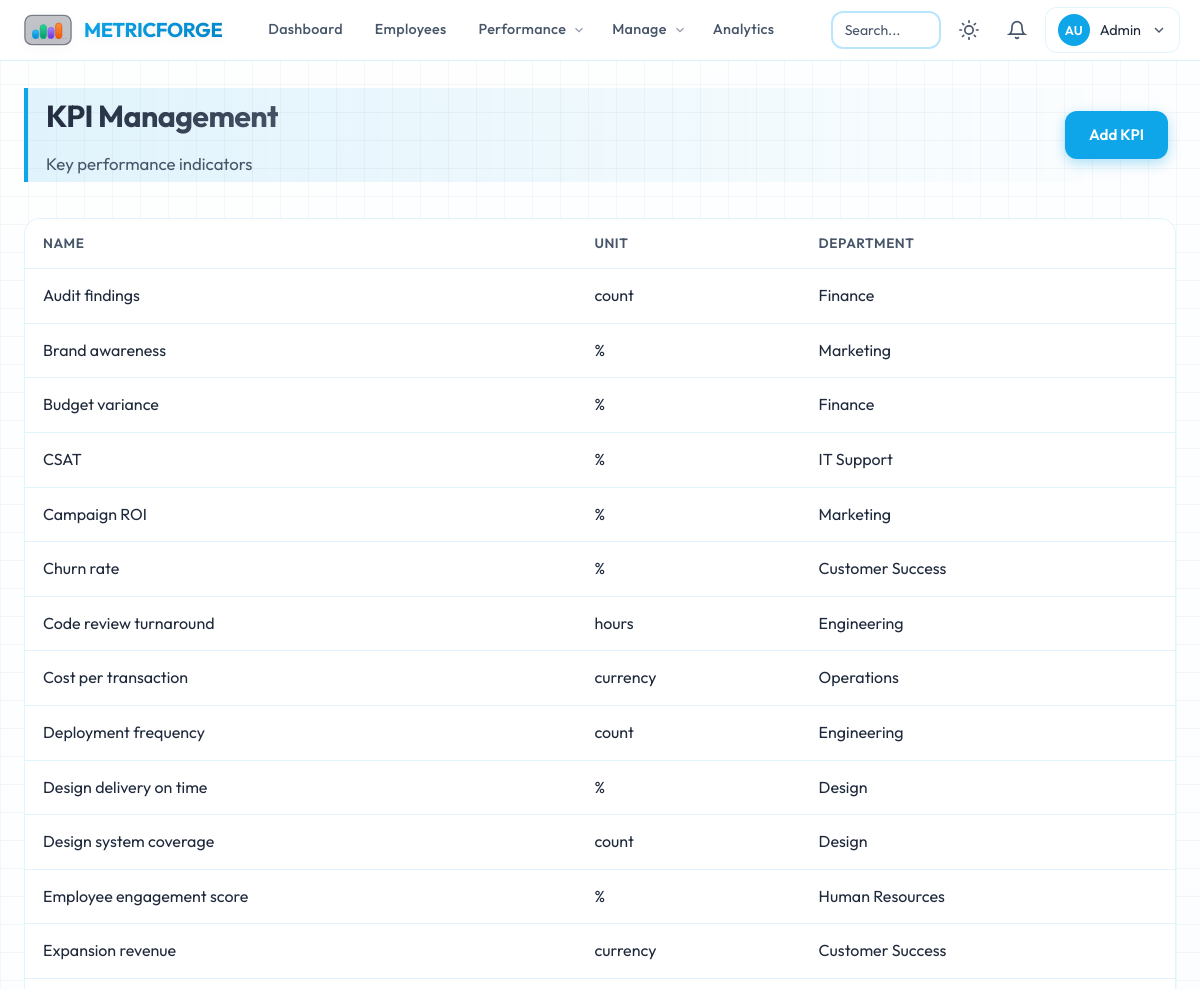
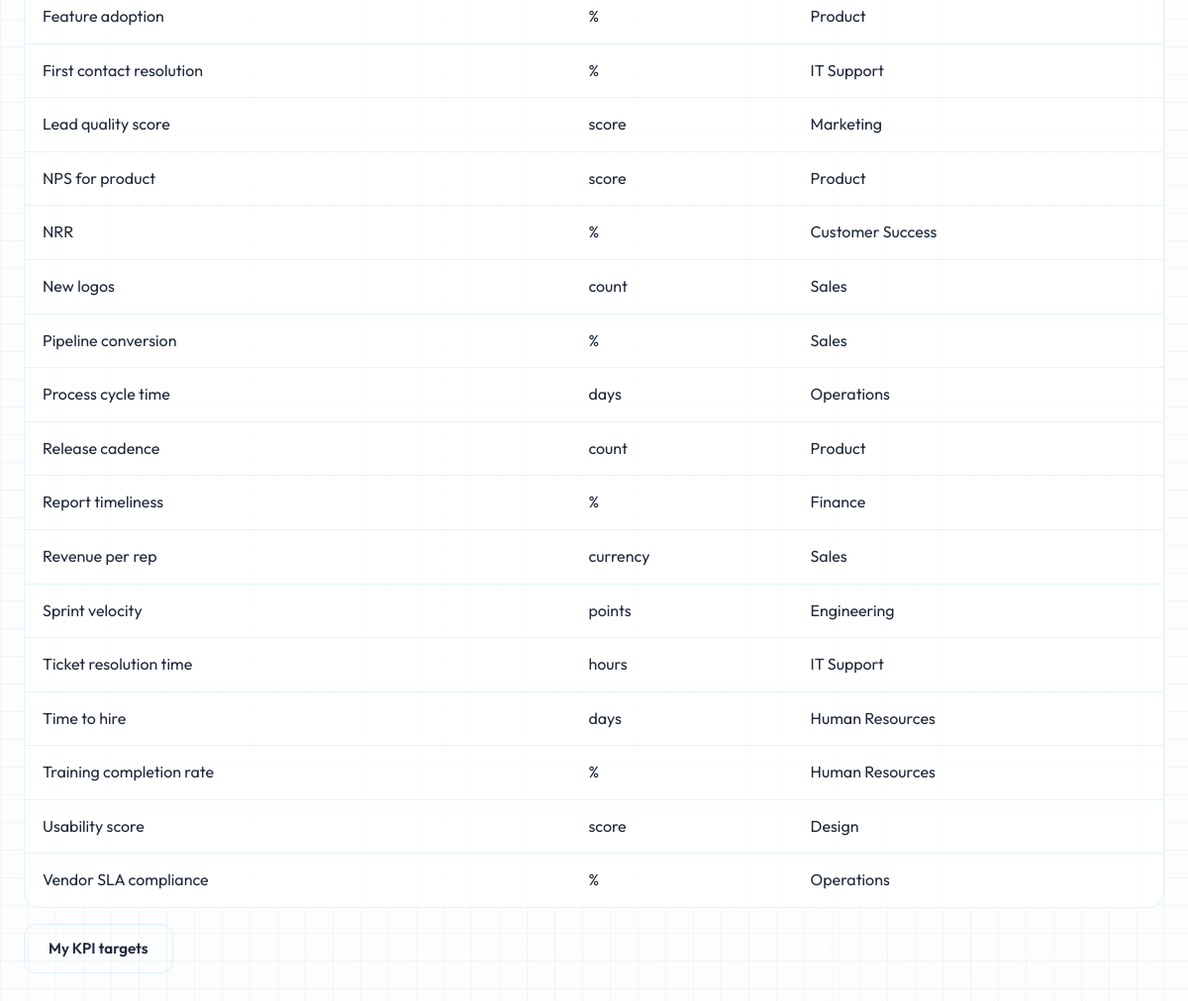
The page /kpi/ (signed in) on the database its author committed (2 pictures, top to bottom).
### app/models/user.py (models this page shows, shortened)
class User(UserMixin, db.Model):
    __tablename__ = "users"
    id = db.Column(db.Integer, primary_key=True)
    email = db.Column(db.String(120), unique=True, nullable=False, index=True)
    username = db.Column(db.String(80), unique=True, nullable=False, index=True)
    password_hash = db.Column(db.String(256), nullable=False)
    first_name = db.Column(db.String(80), nullable=False)
    last_name = db.Column(db.String(80), nullable=False)
    avatar_url = db.Column(db.String(256), nullable=True)
    role = db.Column(db.String(20), nullable=False, default=Role.EMPLOYEE)
    department_id = db.Column(db.Integer, db.ForeignKey("departments.id"), nullable=True)
    manager_id = db.Column(db.Integer, db.ForeignKey("users.id"), nullable=True)
    job_title = db.Column(db.String(120), nullable=True)
    phone = db.Column(db.String(24), nullable=True)
    is_active = db.Column(db.Boolean, default=True, nullable=False)
    created_at = db.Column(db.DateTime, default=datetime.utcnow)
    updated_at = db.Column(db.DateTime, default=datetime.utcnow, onupdate=datetime.utcnow)
    last_login = db.Column(db.DateTime, nullable=True)
    department = db.relationship("Department", foreign_keys=[department_id], backref=db.backref("members", lazy="dynamic"))
    manager = db.relationship("User", remote_side=[id], backref=db.backref("direct_reports", lazy="dynamic"))
    def is_admin(self):
        return self.role == Role.ADMIN
    def is_manager(self):
        return self.role in (Role.ADMIN, Role.MANAGER)

### app/models/kpi.py (models this page shows)
class KPI(db.Model):
    __tablename__ = "kpis"
    id = db.Column(db.Integer, primary_key=True)
    name = db.Column(db.String(120), nullable=False)
    description = db.Column(db.Text, nullable=True)
    unit = db.Column(db.String(40), nullable=True)  # %, count, currency
    department_id = db.Column(db.Integer, db.ForeignKey("departments.id"), nullable=True)
    created_at = db.Column(db.DateTime, default=datetime.utcnow)
    department = db.relationship("Department", backref=db.backref("kpis", lazy="dynamic"))
    targets = db.relationship("KPITarget", backref="kpi", lazy="dynamic", cascade="all, delete-orphan")

### app/models/department.py (models this page shows, shortened)
class Department(db.Model):
    __tablename__ = "departments"
    id = db.Column(db.Integer, primary_key=True)
    name = db.Column(db.String(120), nullable=False, unique=True)
    code = db.Column(db.String(20), nullable=True, unique=True)
    description = db.Column(db.Text, nullable=True)
    image_url = db.Column(db.String(255), nullable=True)
    head_id = db.Column(db.Integer, db.ForeignKey("users.id"), nullable=True)
    created_at = db.Column(db.DateTime, default=db.func.now())
    updated_at = db.Column(db.DateTime, default=db.func.now(), onupdate=db.func.now())
    head = db.relationship("User", foreign_keys=[head_id], backref=db.backref("headed_departments", lazy="dynamic"))

### app/routes/kpi.py (the view)
@kpi_bp.route("/")
@login_required
def index():
    kpis = KPI.query.order_by(KPI.name).all()
    return render_template("kpi/index.html", kpis=kpis)

### app/utils/performance.py (called while the page is built)
def _clamp(value: Optional[float], minimum: float = 0.0, maximum: float = 100.0) -> Optional[float]:
    if value is None:
        return None
    return max(minimum, min(maximum, float(value)))

def compute_user_latest_score(
    user_id: int,
    months: int = 3,
    start_date: Optional[datetime] = None,
    end_date: Optional[datetime] = None,
) -> Optional[float]:
    from datetime import timedelta
    if end_date is None:
        end_date = datetime.utcnow()
    if start_date is None:
        start_date = end_date - timedelta(days=months * 31)
    series = compute_user_performance_series(
        user_id=user_id,
        start_date=start_date,
        end_date=end_date,
        max_points=months,
    )
    if not series:
        return None
    scores = [s for _, s in series]
    return round(sum(scores) / len(scores), 1)

### app/utils/rankings.py (called while the page is built)
def get_employees_with_scores(
    department_id: Optional[int] = None,
    months: int = RANKING_MONTHS,
) -> List[Tuple[User, float]]:
    query = User.query.filter(
        User.role == Role.EMPLOYEE,
        User.is_active.is_(True),
        User.department_id.isnot(None),
    )
    if department_id is not None:
        query = query.filter(User.department_id == department_id)
    users = query.all()
    result = []
    for u in users:
        score = compute_user_latest_score(u.id, months=months)
        result.append((u, score if score is not None else 0.0))
    result.sort(key=lambda x: x[1], reverse=True)
    return result

def get_overall_top_performers(
    top_n: int = 3,
    months: int = RANKING_MONTHS,
) -> List[Tuple[User, float]]:
    return get_employees_with_scores(department_id=None, months=months)[:top_n]

### app/templates/kpi/index.html (shortened to what this page needs)
{% extends "base.html" %}
{% block content %}
<div class="page-header reveal">
    <div class="flex justify-between align-center flex-wrap gap-2">
        <div>
            <h1 class="page-title">KPI Management</h1>
            <p class="page-subtitle">Key performance indicators</p>
        </div>
        {% if current_user.is_admin() %}
        <a href="{{ url_for('kpi.create') }}" class="btn btn-primary">Add KPI</a>
        {% endif %}
    </div>
</div>
<div class="table-wrap reveal">
    <table class="table">
        <thead>
            <tr>
                <th>Name</th>
                <th>Unit</th>
                <th>Department</th>
            </tr>
        </thead>
        <tbody>
            {% for k in kpis %}
            <tr>
                <td>{{ k.name }}</td>
                <td>{{ k.unit or '—' }}</td>
                <td>{{ k.department.name if k.department else '—' }}</td>
            </tr>
            {% endfor %}
        </tbody>
    </table>
</div>
<p class="reveal"><a href="{{ url_for('kpi.targets') }}" class="btn btn-secondary">My KPI targets</a></p>
{% endblock %}

### app/templates/base.html (shortened to what this page needs)
<!DOCTYPE html>
<html lang="en" data-theme="light">
<head>
    <link rel="stylesheet" href="{{ url_for('static', filename='css/main.css') }}">
</head>
<body class="page-wrap">
    {% if current_user.is_authenticated %}
    <header class="main-header">
        <div class="header-inner">
            <a href="{{ url_for('dashboard.home') }}" class="logo logo-bar-graph" id="main-logo" role="button" aria-label="MetricForge home">
                <span class="logo-text">MetricForge</span>
            </a>
            <nav class="main-nav" aria-label="Main">
                <a href="{{ url_for('dashboard.home') }}" class="nav-link" data-tooltip="Overview, goals &amp; activity">Dashboard</a>
                <a href="{{ url_for('employees.index') }}" class="nav-link" data-tooltip="Browse team members">Employees</a>
                <div class="nav-item-dropdown">
                    <a href="#" class="nav-link nav-dropdown-trigger" onclick="return false;">
                        Performance
                        <svg class="chevron-icon" viewBox="0 0 24 24" fill="none" stroke="currentColor" stroke-width="2"><polyline points="6 9 12 15 18 9"/></svg>
                    </a>
                </div>
                {% if current_user.is_manager() or current_user.is_admin() %}
                <div class="nav-item-dropdown">
                    <a href="#" class="nav-link nav-dropdown-trigger" onclick="return false;">
                        Manage
                        <svg class="chevron-icon" viewBox="0 0 24 24" fill="none" stroke="currentColor" stroke-width="2"><polyline points="6 9 12 15 18 9"/></svg>
                    </a>
                </div>
                {% endif %}
                <a href="{{ url_for('analytics.index') }}" class="nav-link" data-tooltip="Org analytics">Analytics</a>
            </nav>
            <div class="header-actions">
                <div class="search-wrap">
                    <input type="search" id="global-search" class="search-input" placeholder="Search..." autocomplete="off">
                </div>
                <button type="button" class="btn-icon theme-toggle" id="theme-toggle" aria-label="Toggle theme">
                    <svg class="icon-sun" viewBox="0 0 24 24" fill="none" stroke="currentColor" stroke-width="2" stroke-linecap="round"><circle cx="12" cy="12" r="5"/><path d="M12 1v2M12 21v2M4.22 4.22l1.42 1.42M18.36 18.36l1.42 1.42M1 12h2M21 12h2M4.22 19.78l1.42-1.42M18.36 5.64l1.42-1.42"/></svg>
                </button>
                <a href="{{ url_for('notifications.index') }}" class="btn-icon notif-link" aria-label="Notifications">
                    <svg viewBox="0 0 24 24" fill="none" stroke="currentColor" stroke-width="2" stroke-linecap="round"><path d="M18 8A6 6 0 0 0 6 8c0 7-3 9-3 9h18s-3-2-3-9"/><path d="M13.73 21a2 2 0 0 1-3.46 0"/></svg>
                </a>
                <div class="user-menu-wrap">
                    <button type="button" class="user-menu-btn" id="user-menu-btn" aria-expanded="false">
                        {% if current_user.avatar_url %}
                        <img src="{{ url_for('static', filename=current_user.avatar_url) }}" alt="" class="avatar-sm">
                        {% else %}
                        <span class="avatar-placeholder">{{ (current_user.first_name[0] + current_user.last_name[0])|upper }}</span>
                        {% endif %}
                        <span class="user-name">{{ current_user.first_name }}</span>
                        <svg class="chevron-icon" viewBox="0 0 24 24" fill="none" stroke="currentColor" stroke-width="2"><polyline points="6 9 12 15 18 9"/></svg>
                    </button>
                </div>
            </div>
        </div>
    </header>
    <main class="main-content">
        {% block content %}{% endblock %}
    </main>
    {% endif %}
</body>
</html>

### rows shown on the page
User: first_name+last_name "AU", first_name "Admin"
KPI: name "Audit findings", unit "count", department "Finance"
KPI: name "Brand awareness", unit "%", department "Marketing"
KPI: name "Budget variance", unit "%", department "Finance"
KPI: name "CSAT", unit "%", department "IT Support"
KPI: name "Campaign ROI", unit "%", department "Marketing"
KPI: name "Churn rate", unit "%", department "Customer Success"
KPI: name "Code review turnaround", unit "hours", department "Engineering"
KPI: name "Cost per transaction", unit "currency", department "Operations"
KPI: name "Deployment frequency", unit "count", department "Engineering"
KPI: name "Design delivery on time", unit "%", department "Design"
KPI: name "Design system coverage", unit "count", department "Design"
KPI: name "Employee engagement score", unit "%", department "Human Resources"
KPI: name "Expansion revenue", unit "currency", department "Customer Success"
KPI: name "Feature adoption", unit "%", department "Product"
KPI: name "First contact resolution", unit "%", department "IT Support"
KPI: name "Lead quality score", unit "score", department "Marketing"
KPI: name "NPS for product", unit "score", department "Product"
KPI: name "NRR", unit "%", department "Customer Success"
KPI: name "New logos", unit "count", department "Sales"
KPI: name "Pipeline conversion", unit "%", department "Sales"
KPI: name "Process cycle time", unit "days", department "Operations"
KPI: name "Release cadence", unit "count", department "Product"
KPI: name "Report timeliness", unit "%", department "Finance"
KPI: name "Revenue per rep", unit "currency", department "Sales"
KPI: name "Sprint velocity", unit "points", department "Engineering"
KPI: name "Ticket resolution time", unit "hours", department "IT Support"
KPI: name "Time to hire", unit "days", department "Human Resources"
KPI: name "Training completion rate", unit "%", department "Human Resources"
KPI: name "Usability score", unit "score", department "Design"
KPI: name "Vendor SLA compliance", unit "%", department "Operations"
